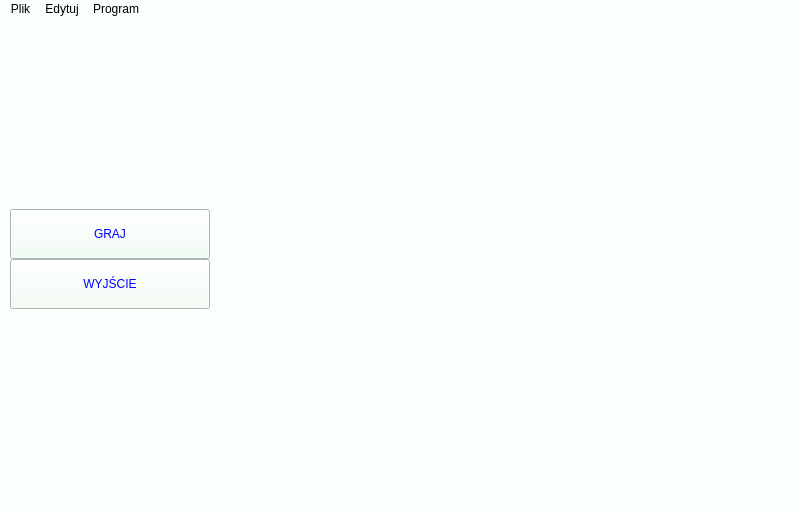
<?xml version="1.0" encoding="UTF-8"?>
<ui version="4.0">
 <class>MainWindow</class>
 <widget class="QMainWindow" name="MainWindow">
  <property name="geometry">
   <rect>
    <x>0</x>
    <y>0</y>
    <width>800</width>
    <height>510</height>
   </rect>
  </property>
  <property name="windowTitle">
   <string>MainWindow</string>
  </property>
  <property name="styleSheet">
   <string notr="true">background-color: rgb(249, 255, 252);</string>
  </property>
  <widget class="QWidget" name="centralwidget">
   <widget class="QStackedWidget" name="stackedWidget">
    <property name="geometry">
     <rect>
      <x>10</x>
      <y>-10</y>
      <width>800</width>
      <height>500</height>
     </rect>
    </property>
    <property name="styleSheet">
     <string notr="true">background-color: rgb(249, 255, 252);</string>
    </property>
    <widget class="QWidget" name="page">
     <widget class="QPushButton" name="pushButton">
      <property name="geometry">
       <rect>
        <x>0</x>
        <y>200</y>
        <width>200</width>
        <height>50</height>
       </rect>
      </property>
      <property name="styleSheet">
       <string notr="true">color: rgb(0, 0, 255);
background-color: rgb(239, 255, 243);

font: 9pt &quot;Arial Rounded MT Bold&quot;;









</string>
      </property>
      <property name="text">
       <string>GRAJ</string>
      </property>
     </widget>
     <widget class="QPushButton" name="pushButton_2">
      <property name="geometry">
       <rect>
        <x>0</x>
        <y>250</y>
        <width>200</width>
        <height>50</height>
       </rect>
      </property>
      <property name="styleSheet">
       <string notr="true">color: rgb(0, 0, 255);
background-color: rgb(239, 255, 243);

font: 9pt &quot;Arial Rounded MT Bold&quot;;</string>
      </property>
      <property name="text">
       <string>WYJŚCIE</string>
      </property>
     </widget>
     <widget class="QLabel" name="label">
      <property name="geometry">
       <rect>
        <x>280</x>
        <y>0</y>
        <width>501</width>
        <height>451</height>
       </rect>
      </property>
      <property name="text">
       <string/>
      </property>
      <property name="pixmap">
       <pixmap resource="MyRes.qrc">:/new/prefix1/imagine/football_wallpaper.jpg</pixmap>
      </property>
     </widget>
    </widget>
    <widget class="QWidget" name="page_2"/>
   </widget>
  </widget>
  <widget class="QMenuBar" name="menubar">
   <property name="geometry">
    <rect>
     <x>0</x>
     <y>0</y>
     <width>800</width>
     <height>21</height>
    </rect>
   </property>
   <widget class="QMenu" name="menuEdytuj">
    <property name="title">
     <string>Edytuj</string>
    </property>
    <addaction name="actionKopiuj"/>
    <addaction name="actionWklej"/>
    <addaction name="actionWytnij"/>
   </widget>
   <widget class="QMenu" name="menuPlik">
    <property name="title">
     <string>Plik</string>
    </property>
    <addaction name="actionWyj_cie"/>
   </widget>
   <widget class="QMenu" name="menuO_mnie">
    <property name="title">
     <string>Program</string>
    </property>
    <addaction name="actionAutor"/>
    <addaction name="actionOpis"/>
    <addaction name="actionQT"/>
   </widget>
   <addaction name="menuPlik"/>
   <addaction name="menuEdytuj"/>
   <addaction name="menuO_mnie"/>
  </widget>
  <widget class="QStatusBar" name="statusbar"/>
  <action name="actionKopiuj">
   <property name="icon">
    <iconset resource="MyRes.qrc">
     <normaloff>:/new/prefix1/imagine/copy.png</normaloff>:/new/prefix1/imagine/copy.png</iconset>
   </property>
   <property name="text">
    <string>Kopiuj</string>
   </property>
   <property name="shortcut">
    <string>Ctrl+C</string>
   </property>
  </action>
  <action name="actionWklej">
   <property name="icon">
    <iconset resource="MyRes.qrc">
     <normaloff>:/new/prefix1/imagine/paste.png</normaloff>:/new/prefix1/imagine/paste.png</iconset>
   </property>
   <property name="text">
    <string>Wklej</string>
   </property>
   <property name="shortcut">
    <string>Ctrl+V</string>
   </property>
  </action>
  <action name="actionWytnij">
   <property name="icon">
    <iconset resource="MyRes.qrc">
     <normaloff>:/new/prefix1/imagine/cut-132-554165.png</normaloff>:/new/prefix1/imagine/cut-132-554165.png</iconset>
   </property>
   <property name="text">
    <string>Wytnij</string>
   </property>
   <property name="shortcut">
    <string>Ctrl+X</string>
   </property>
  </action>
  <action name="actionWyj_cie">
   <property name="icon">
    <iconset resource="MyRes.qrc">
     <normaloff>:/new/prefix1/imagine/exit.jpg</normaloff>:/new/prefix1/imagine/exit.jpg</iconset>
   </property>
   <property name="text">
    <string>Wyjście</string>
   </property>
  </action>
  <action name="actionAutor">
   <property name="icon">
    <iconset resource="MyRes.qrc">
     <normaloff>:/new/prefix1/imagine/question.png</normaloff>:/new/prefix1/imagine/question.png</iconset>
   </property>
   <property name="text">
    <string>Autor</string>
   </property>
  </action>
  <action name="actionOpis">
   <property name="icon">
    <iconset resource="MyRes.qrc">
     <normaloff>:/new/prefix1/imagine/question.png</normaloff>:/new/prefix1/imagine/question.png</iconset>
   </property>
   <property name="text">
    <string>Opis</string>
   </property>
  </action>
  <action name="actionQT">
   <property name="icon">
    <iconset resource="MyRes.qrc">
     <normaloff>:/new/prefix1/imagine/question.png</normaloff>:/new/prefix1/imagine/question.png</iconset>
   </property>
   <property name="text">
    <string>QT</string>
   </property>
  </action>
 </widget>
 <resources>
  <include location="MyRes.qrc"/>
 </resources>
 <connections>
  <connection>
   <sender>pushButton_2</sender>
   <signal>clicked()</signal>
   <receiver>MainWindow</receiver>
   <slot>close()</slot>
   <hints>
    <hint type="sourcelabel">
     <x>219</x>
     <y>283</y>
    </hint>
    <hint type="destinationlabel">
     <x>568</x>
     <y>350</y>
    </hint>
   </hints>
  </connection>
 </connections>
</ui>
